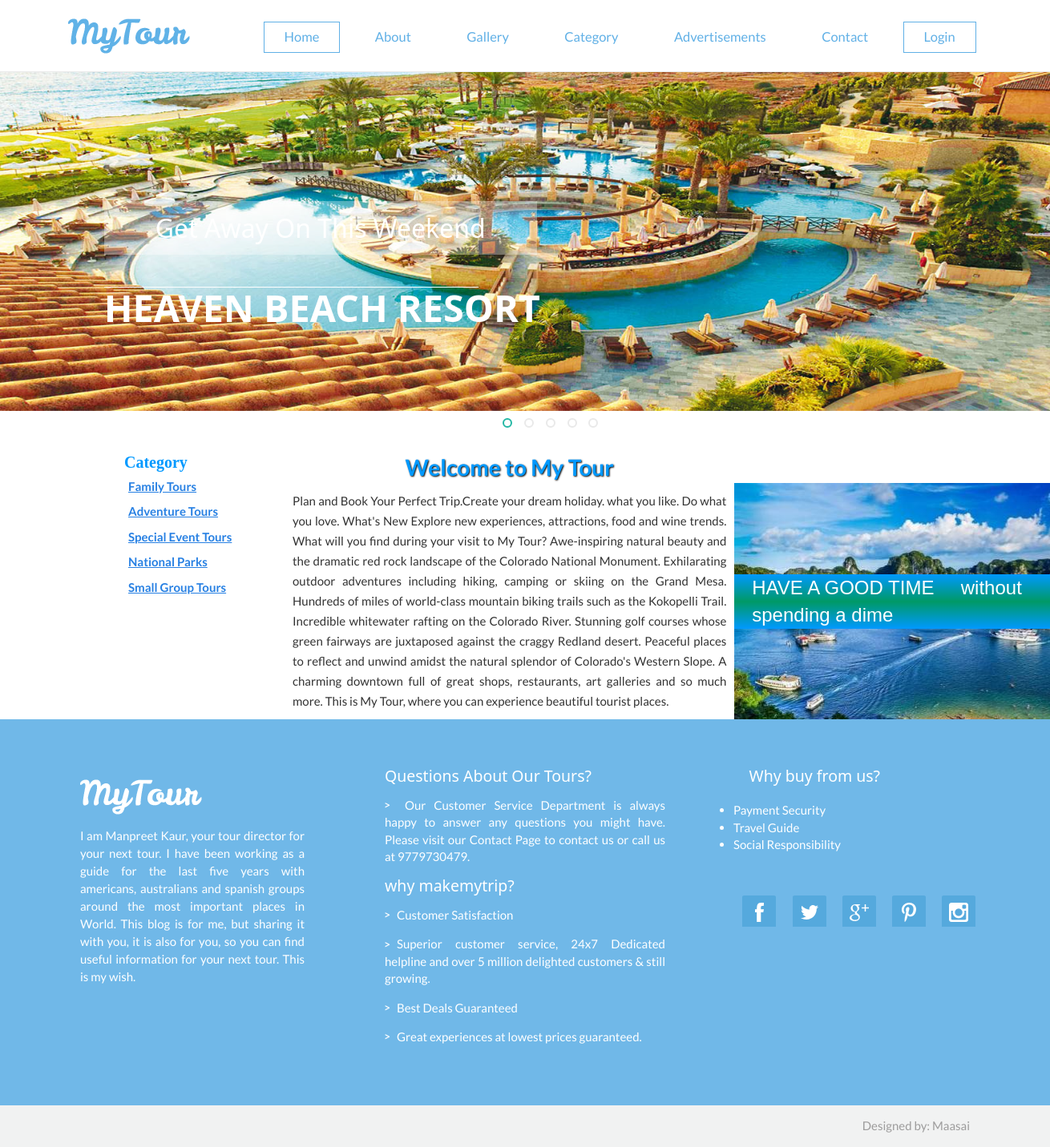
The app's page /category.php with its own data.
### tables this page shows
CREATE TABLE `category` (
  `id` int(100) NOT NULL,
  `name` varchar(2000) NOT NULL,
  `description` text NOT NULL,
  `created` int(11) NOT NULL
);

### category.php (the view, shortened to what this page needs)
<!DOCTYPE html PUBLIC "-//W3C//DTD XHTML 1.0 Transitional//EN" "http://www.w3.org/TR/xhtml1/DTD/xhtml1-transitional.dtd">
<html xmlns="http://www.w3.org/1999/xhtml">
<head>
<link href="stylecss.css" rel='stylesheet' type='text/css'/>
<link href="css/bootstrap.css" rel='stylesheet' type='text/css'/>
<link href="css/style.css" rel="stylesheet" type="text/css" media="all"/>
<link href="css/animate.css" rel="stylesheet" type="text/css" media="all">
</head>
<body>
<?php include('function.php'); ?>
<?php include('top.php'); ?>
<?php include('slider.php'); ?>
<div style="height:50px"></div>
<div style="width:1000px; margin:auto" >
<div style="width:200px; float:left">
<table cellpadding="0" cellspacing="0" width="1000px">
<tr><td style="font-family:Lucida Calligraphy; font-size:20px; color:#09F"><b>Category</b></td></tr>
<?php
$s="select * from category";
$result=mysqli_query($cn,$s);
while($data=mysqli_fetch_array($result))
{
		echo "<tr><td style=' padding:5px;'><b><a href='subcat.php?catid=$data[0]'>$data[1]</a></b></td></tr>";
}
?>
</table>
</div>
<div style="width:800px; float:left">
<table cellpadding="0px" cellspacing="0" width="1000px">
<tr><td class="headingText">Welcome to My Tour</td></tr>
<tr><td class="paraText" width="900px">Plan and Book Your Perfect Trip.Create your dream holiday.
what you like. Do what you love.
What's New Explore new experiences, attractions, food and wine trends.
What will you find during your visit to My Tour? Awe-inspiring natural beauty and the dramatic
red rock landscape of the Colorado National Monument. Exhilarating outdoor adventures including
hiking, camping or skiing on the Grand Mesa. Hundreds of miles of world-class mountain biking trails
such as the Kokopelli Trail. Incredible whitewater rafting on the Colorado River. Stunning golf courses
whose green fairways are juxtaposed against the craggy Redland desert. Peaceful places to reflect and
unwind amidst the natural splendor of Colorado's Western Slope. A charming downtown full of great
shops, restaurants, art galleries and so much more. This is My Tour, where you can experience
beautiful tourist places.</td><td style="background-image:url(images/13.jpg); background-repeat:no-repeat; color:#FFF; font-family:Lucida Sans Unicode, Lucida Grande, sans-serif; font-size:24px; " width="700px" height="250px" ><div style="background:linear-gradient(#09F,#096,#09F); vertical-align:text-top; padding-left:5%;  width:100%;">HAVE A GOOD TIME &nbsp;&nbsp;&nbsp; without spending a dime</div	></td></tr></table>
</div>
</div>
<?php include('bottom.php'); ?>
</body>
</html>

### stylecss.css (style rules this page uses)
.headingText { font-size:38px; color:#09F; margin:5px; font-weight:bold; text-shadow:1px 1px 2px black;; text-align:center; }
.paraText { line-height:25px; padding:10px; text-align:justify; }

### css/style.css (style rules this page uses)
.headingText { font-size:28px; color:#09F; margin:5px; font-weight:bold; text-shadow:1px 1px 2px black;; text-align:center; }
.paraText { line-height:25px; padding:10px; text-align:justify; }
body { margin:0; padding:0; font-family: 'Lato', sans-serif; -webkit-appearance:none; }
body a { transition:0.5s all; -webkit-transition:0.5s all; -moz-transition:0.5s all; -o-transition:0.5s all; -ms-transition:0.5s all; }

### records on screen
category: name "Family Tours"
category: name "Adventure Tours"
category: name "Special Event Tours"
category: name "National Parks"
category: name "Small Group Tours"
